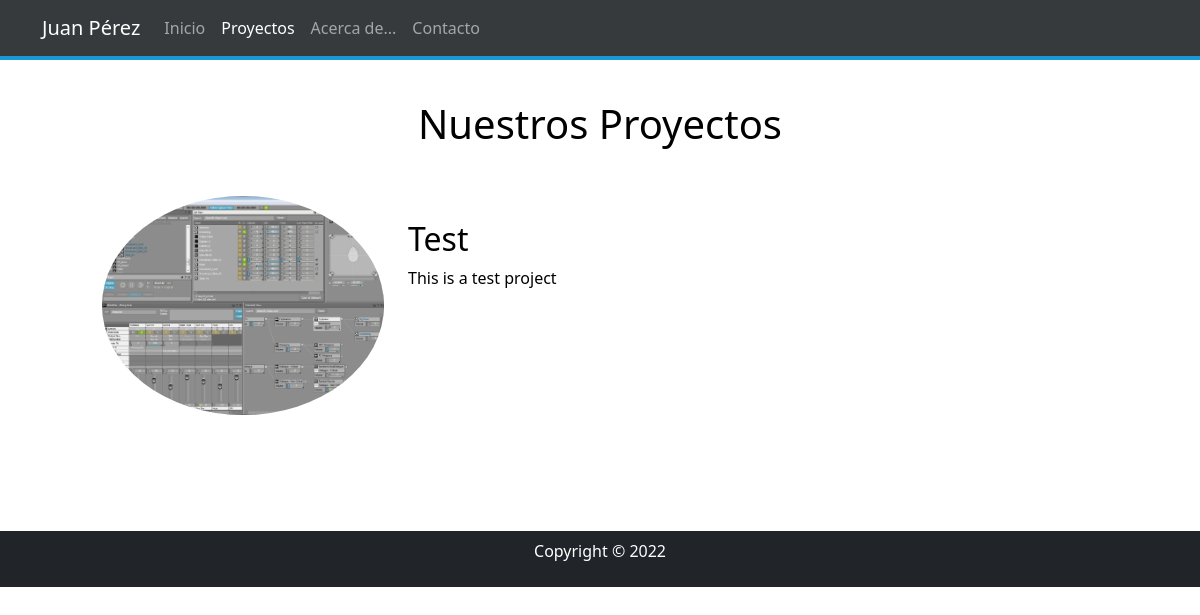
The app's page /project/ with its own data.
### project/models.py (models this page shows, shortened)
class Project(models.Model):
    title = models.CharField(max_length=100, verbose_name="Titulo")
    description = models.TextField(verbose_name="Descripcion")
    image = models.ImageField(verbose_name="Imagen", upload_to="project")
    url = models.URLField(verbose_name="URL")
    created = models.DateTimeField(auto_now_add=True,verbose_name="Fecha de creacion")
    updated = models.DateTimeField(auto_now=True,verbose_name="Fecha de modificacion")
    class Meta:
        verbose_name = "Proyecto"
        verbose_name_plural = "Proyectos"
        ordering = ['-created']

### project/views.py (the view)
# urls.py: path('project/', views_project.project, name='project'),
def project(request):
    projects =  Project.objects.all()
    return render(request, 'project/project.html', {'projects': projects})

### project/templates/project/project.html (shortened to what this page needs)
{% extends "core/base.html"%}
{% block content %}
{% load static %}
<div class="margen_top">
    <h1 class="text-center">
      Nuestros Proyectos
    </h1>
        {% for project in projects %}
          <div class="row project">
            <div class="col-lg-3 col-md-4 offset-lg-1">
              <img class="img-fluid mb-3 rounded-circle" src="{{project.image.url}}" alt="" />
            </div>
            <div class="col-lg-7 col-md-8">
              <br>
              <h2 class="section-heading title">
                {{project.title}}
              </h2>
              <p>
                {{project.description}}
              </p>
            </div>
          </div>
  </div>
  {% endfor %}
{% endblock %}

### core/static/core/css/style.css (style rules this page uses)
body { color: #fff; }
.margen_top { margin-top: 100px; margin-bottom: 100px; color: black; text-align: justify; }
.project { padding-top: 40px; }

### records on screen
Project: image (picture), title "Test", description "This is a test project"
